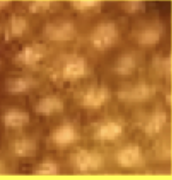
#> input picture scales1.png, 172 x 180 px, found by its file name
$ jupyter execute --allow-errors Anoles-thresholding.ipynb   (shell and % lines are left out)   (older library calls are emulated)
#> lines starting #> are read from the running program, lines starting #| are printed output that depends on the picture; after the words box and inside, x2 and y2 are one past the last pixel; in counts of white or black regions, pixels touching at a corner belong together
[cell 1]
import cv2
import matplotlib.pyplot as plt
import numpy as np
import datascience
from datascience import *
from cffi.backend_ctypes import xrange
from matplotlib import pyplot as plt
from scipy import ndimage
from skimage.feature import peak_local_max
from skimage.segmentation import watershed
from skimage.feature import peak_local_max
import sys
np.set_printoptions(threshold=sys.maxsize)

from mpl_toolkits.mplot3d import Axes3D


#displays image
import matplotlib.pyplot as plt

[cell 2]
#reafing multiple files:

[cell 3]
img = cv2.imread('scales1.png')
#> img is the input picture: shape (180, 172, 3); mean B, G, R 49.8, 116.8, 179.9
img = cv2.cvtColor(img, cv2.COLOR_BGR2GRAY)
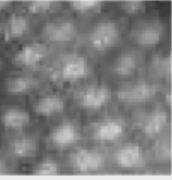
#> img: shape (180, 172); min 50, max 236, mean 128
img = cv2.cvtColor(img, cv2.COLOR_BGR2RGB)
#> img: shape (180, 172, 3)
plt.imshow(img)

#width and height of pixels
print(img.shape)
#| (180, 172, 3)

Expearimenting with different threshold functions.

[cell 4]
#cv2.threshold(img, threshold value, value given if pixel is more than threshold, style of thresholding)
#would probably want to determine the
#Source: https://opencv-python-tutroals.readthedocs.io/en/latest/py_tutorials/py_imgproc/py_thresholding/py_thresholding.html

ret, thresh1 = cv2.threshold(img, 127, 255, cv2.THRESH_BINARY)
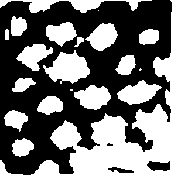
#> thresh1: shape (180, 172, 3); 44% white; 21 white regions (4 under 20 px), largest, box (x1, y1, x2, y2) and area: (0, 12, 172, 180) 6941, (43, 50, 90, 84) 951, (0, 0, 152, 13) 760
ret, thresh2 = cv2.threshold(img, 127, 255, cv2.THRESH_BINARY_INV)
ret, thresh3 = cv2.threshold(img, 127, 255, cv2.THRESH_TRUNC)
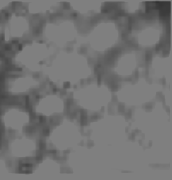
#> thresh3: shape (180, 172, 3); min 50, max 127, mean 115.5
ret, thresh4 = cv2.threshold(img, 127, 255, cv2.THRESH_TOZERO)
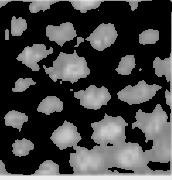
#> thresh4: shape (180, 172, 3); min 0, max 236, mean 68.4
ret, thresh5 = cv2.threshold(img, 127, 255, cv2.THRESH_TOZERO_INV)
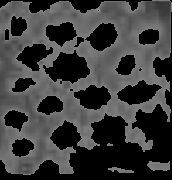
#> thresh5: shape (180, 172, 3); min 0, max 127, mean 59.6

images = [img, thresh1, thresh2, thresh3, thresh4, thresh5]
titles = ['Original Image', 'BINARY', 'BINARY_INV', 'TRUNC', 'TOZERO', 'TOZERO_INV']

[cell 5]
for i in range(6):
    plt.subplot(2, 3, i+1), plt.imshow(images[i], 'gray')
    plt.title(titles[i])


plt.show()

Code below is to see the distribution of pixel values in the grayscaled version of the original image.

[cell 6]
t1px = np.ndarray.flatten(thresh1)
imgpx = np.ndarray.flatten(img)

#> (the rest of this cell did not finish here and is left out)

[cell 7]
#because it is overlapping: considering watershed teqniques.
#there are many ways to calculate the distance of a pixel to the closest background pixel.
#One such way is the Euclidien distance formula. Finding local maxima: the poiints where the euclidien distance is greatest
#Is a good way to be able to idenitify the spots.
#Source: https://www.pyimagesearch.com/2015/11/02/watershed-opencv/#:~:text=The%20watershed%20algorithm%20is%20a,coins%20in%20the%20figure%20above.

# compute the exact Euclidean distance from every binary
# pixel to the nearest zero pixel, then find peaks in this
# distance map

#ndimage is a module from scipy that allows for image processing. Finds the distance from each pixel to background (0) according to material from thresh1
#D = ndimage.distance_transform_edt(thresh1)

#how to determine the min_distance??
#https://scikit-image.org/docs/dev/auto_examples/segmentation/plot_peak_local_max.html explains how peak_local_max works
#localMax = peak_local_max(D, indices=False, min_distance=0,labels=thresh1)


#markers = ndimage.label(localMax)[0]
#labels = watershed(-D, markers, mask=thresh1)
#print("[INFO] {} unique segments found".format(len(np.unique(labels)) - 1))

#the width of the matrix is 172 pixels represented by 172 rows
print(len(img[0])) #img width
#| 172
print(len(img)) #img height
#| 180
D = D = np.ndarray.flatten(ndimage.distance_transform_edt(thresh1))
#> (the rest of this cell did not finish here and is left out)

[cell 8]
plt.plot(np.ndarray.flatten(img))
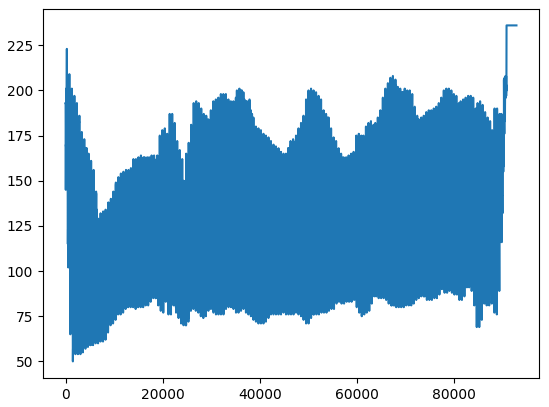
#> figure drawn by matplotlib, 1 panel; curve peaks at x = 90816, y = 236

$ run again, with no_grid.png copied over scales1.png
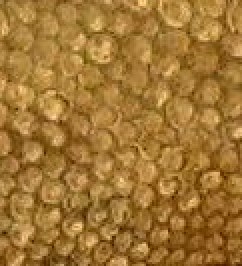
#> input picture no_grid.png, 121 x 133 px, found by its file name (shown 2 times larger)
#> img is the input picture: shape (133, 121, 3); mean B, G, R 52.7, 117.9, 161.4
#| (133, 121, 3)
#> `ret, thresh1 = cv2.threshold(img, 127, 255, cv2.THRESH_BINARY)`:
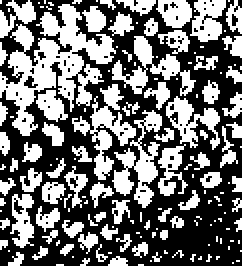
#> thresh1: shape (133, 121, 3) (shown 2 times larger); 44.6% white; 159 white regions (102 under 20 px), largest, box (x1, y1, x2, y2) and area: (0, 2, 58, 68) 1486, (36, 42, 68, 90) 489, (56, 55, 81, 104) 485
#| 121
#| 133
#> `[cell 8] plt.plot(np.ndarray.flatten(img))`:
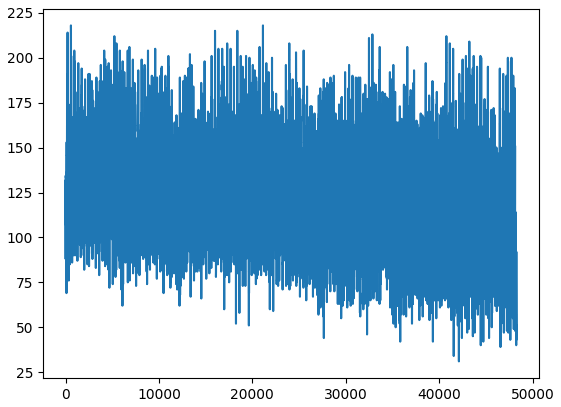
#> figure drawn by matplotlib, 1 panel; curve peaks at x = 573, y = 218

$ run again, with overlapping_scales.png copied over scales1.png
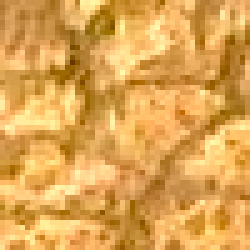
#> input picture overlapping_scales.png, 50 x 50 px, found by its file name (shown 5 times larger)
#> img is the input picture: shape (50, 50, 3); mean B, G, R 83.3, 165.2, 222.4
#| (50, 50, 3)
#> `ret, thresh1 = cv2.threshold(img, 127, 255, cv2.THRESH_BINARY)`:
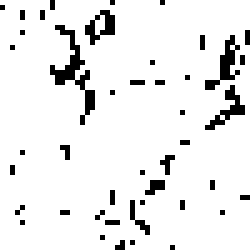
#> thresh1: shape (50, 50, 3) (shown 5 times larger); 91.9% white; black in thin lines or dots
#> thresh2: shape (50, 50, 3); 8.1% white in thin lines or dots
#> t1px = 7500 values, max 255 at index 0, min 0 at index 30, mean 234.3
#> imgpx = 7500 values, max 242 at index 2172, min 64 at index 1842, mean 173
#| 50
#| 50
#> D = 7500 values, max 10.77 at index 3000, min 0 at index 30, mean 2.94
#> `[cell 8] plt.plot(np.ndarray.flatten(img))`:
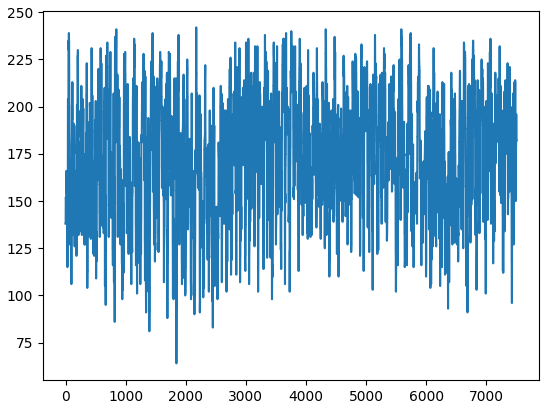
#> figure drawn by matplotlib, 1 panel; curve peaks at x = 2172, y = 242
